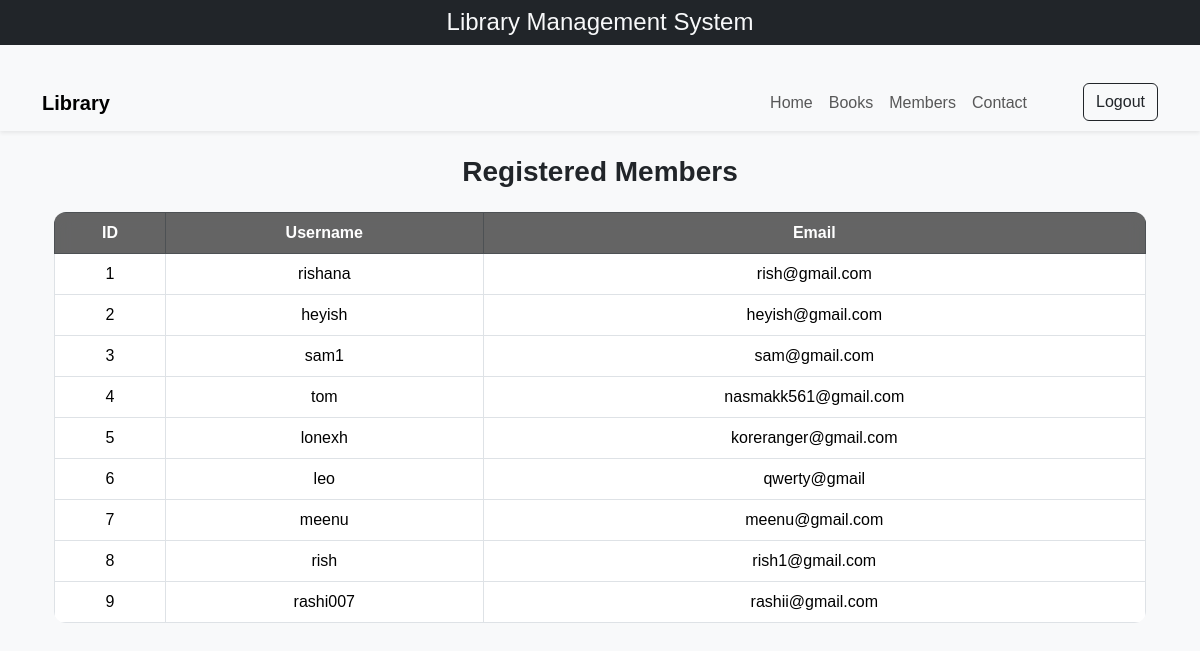
Screenshot of /members/ (signed in) with the database file from the repository.
### products/models.py (models this page shows)
class UserModel(models.Model):
    username=models.CharField(max_length=25)
    password=models.CharField(max_length=200,blank=False)
    email=models.EmailField(max_length=200,unique=True,null=True, blank=False)

### products/views.py (the view)
# urls.py: path('members/', views.members, name='members'),
def members(request):
    if 'username' not in request.session:
        messages.warning (request, 'you must log in first!')
        return redirect('login')
    members_list = UserModel.objects.all()  # fetch all users
    return render(request, 'members.html', {'members': members_list})

### products/templates/members.html (shortened to what this page needs)
{% extends "Base.html" %}
{% block content %}
<div class="container mt-4">
    <h3 class="text-center mb-4"><b>Registered Members</b></h3>
    {% if members %}
    <div class="table-responsive">
        <table class="table table-hover table-bordered text-center align-middle">
            <thead class="table-dark">
                <tr>
                    <th>ID</th>
                    <th>Username</th>
                    <th>Email</th>
                </tr>
            </thead>
            <tbody>
                {% for member in members %}
                <tr>
                    <td>{{ forloop.counter }}</td>
                    <td>{{ member.username }}</td>
                    <td>{{ member.email }}</td>
                </tr>
                {% endfor %}
            </tbody>
        </table>
    </div>
    {% else %}
        <p class="text-center text-muted">No members found.</p>
    {% endif %}
</div>
{% endblock %}

### static/css/style.css (style rules this page uses)
body { background-color: #f8f9fa; font-family: 'Poppins', sans-serif; background-image:url("https://www.decoraid.com/wp-content/uploads/2021/04/home-library-with-tall-bookcases-2500x1407.jpeg"); }
.container { margin-top: 30px; }
.table { background: rgba(255, 255, 255, 0.15); backdrop-filter: blur(10px); -webkit-backdrop-filter: blur(10px); border-radius: 12px; overflow: hidden; color: #fff; }
.table thead th { background-color: rgba(0, 0, 0, 0.6); color: #fff; }
body { background-size: cover; background-position: center; background-attachment: fixed; }

### rows the page displays
UserModel: username "rishana", email "rish@gmail.com"
UserModel: username "heyish", email "heyish@gmail.com"
UserModel: username "sam1", email "sam@gmail.com"
UserModel: username "tom", email "nasmakk561@gmail.com"
UserModel: username "lonexh", email "koreranger@gmail.com"
UserModel: username "leo", email "qwerty@gmail"
UserModel: username "meenu", email "meenu@gmail.com"
UserModel: username "rish", email "rish1@gmail.com"
UserModel: username "rashi007", email "rashii@gmail.com"
